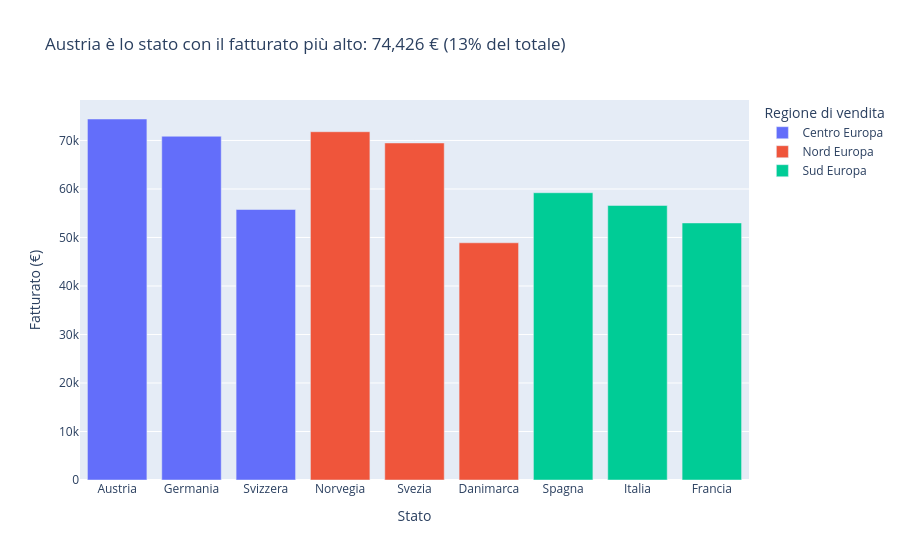

Here is the notebook cell this chart was saved with:
### Markdown cell above
### Task 4 · Definizione richiesta
**Criterio di scelta del grafico**

Il tipo di grafico si sceglie in base alla domanda e al tipo di dato da rappresentare, non all'estetica.

| Obiettivo | Grafico | Perché | Nel Task 4 |
|---|---|---|---|
| **Andamento nel tempo** | linee | l'asse x è ordinato e continuo; la linea collega punti consecutivi e rende visibili tendenze, picchi e oscillazioni | fatturato mensile 2023–2025 |
| **Confronto tra categorie** | barre | la lunghezza delle barre si confronta a colpo d'occhio; l'ordine delle categorie non ha significato temporale | (fatturato per stato, grafico Plotly opzionale) |
| **Distribuzione** | boxplot (o istogramma) | mostra mediana, quartili, dispersione e valori anomali, cioè molto più di una sola media | SalesAmount per categoria |
| **Relazione tra variabili** | heatmap o scatter | la heatmap riassume le correlazioni di molte coppie di variabili in una sola figura; lo scatter (non usato qui) mostra nel dettaglio la relazione tra due variabili | heatmap delle correlazioni delle variabili di resellers |

Usare il grafico sbagliato può nascondere l'informazione: una linea tra categorie suggerirebbe un ordine o una continuità che non esistono, mentre delle barre con le sole medie nasconderebbero l'asimmetria degli importi che il boxplot rende evidente.

In tutti i grafici il titolo enuncia il risultato (es. "Il churn è legato soprattutto a GiorniUltimoOrdine"), così il lettore riceve subito il messaggio e il grafico serve a verificarlo.

### Code cell
# Es 4 punto 3

# fatturato, quantità e transazioni per stato
by_state = (
    sales_full
    .groupby("State")
    .agg(
        Revenue=("SalesAmount", "sum"),
        TotalQuantity=("Quantity", "sum"),
        Transactions=("SalesID", "count"),
        SalesRegion=("SalesRegion", "first"),
    )
    .sort_values("Revenue", ascending=False)
    .reset_index()
)

# scontrino medio per stato
by_state["AvgTicket"] = (by_state["Revenue"] / by_state["Transactions"]).round(2)

# dati per il titolo
top_state = by_state.loc[0, "State"]
top_share = by_state.loc[0, "Revenue"] / by_state["Revenue"].sum()

fig = px.bar(
    by_state,
    x="State",
    y="Revenue",
    color="SalesRegion",
    hover_data={
        "Revenue": ":,.2f",
        "TotalQuantity": ":,.0f",
        "Transactions": True,
        "SalesRegion": False,
        "AvgTicket": ":,.2f",
    },
    labels={
        "State": "Stato",
        "Revenue": "Fatturato (€)",
        "TotalQuantity": "Quantità totale",
        "Transactions": "Transazioni",
        "SalesRegion": "Regione di vendita",
        "AvgTicket": "Scontrino medio (€)",
    },
    title=(
        f"{top_state} è lo stato con il fatturato più alto: "
        f"{by_state.loc[0, 'Revenue']:,.0f} € ({top_share:.0%} del totale)"
    ),
)

fig.show()

by_state

### Figure 1 — Plotly figure (JSON) as saved in the notebook; plotly's stock layout.template omitted (floating-point values rounded to 4 significant figures)
{"data": [{"customdata": [[1335, 278, "Centro Europa", 267.7], [1145, 232, "Centro Europa", 305.5], [933, 188, "Centro Europa", 296.6]], "hovertemplate": "Stato=%{x}<br>Fatturato (€)=%{y:,.2f}<br>Quantità totale=%{customdata[0]:,.0f}<br>Transazioni=%{customdata[1]}<br>Scontrino medio (€)=%{customdata[3]:,.2f}<extra></extra>", "legendgroup": "Centro Europa", "marker": {"color": "#636efa", "pattern": {"shape": ""}}, "name": "Centro Europa", "orientation": "v", "showlegend": true, "textposition": "auto", "type": "bar", "x": ["Austria", "Germania", "Svizzera"], "xaxis": "x", "y": [74430.0, 70870.0, 55770.0], "yaxis": "y"}, {"customdata": [[1240, 244, "Nord Europa", 294.3], [1144, 230, "Nord Europa", 302.1], [791, 159, "Nord Europa", 307.6]], "hovertemplate": "Stato=%{x}<br>Fatturato (€)=%{y:,.2f}<br>Quantità totale=%{customdata[0]:,.0f}<br>Transazioni=%{customdata[1]}<br>Scontrino medio (€)=%{customdata[3]:,.2f}<extra></extra>", "legendgroup": "Nord Europa", "marker": {"color": "#EF553B", "pattern": {"shape": ""}}, "name": "Nord Europa", "orientation": "v", "showlegend": true, "textposition": "auto", "type": "bar", "x": ["Norvegia", "Svezia", "Danimarca"], "xaxis": "x", "y": [71800.0, 69480.0, 48900.0], "yaxis": "y"}, {"customdata": [[1068, 214, "Sud Europa", 276.8], [908, 184, "Sud Europa", 307.6], [877, 171, "Sud Europa", 309.9]], "hovertemplate": "Stato=%{x}<br>Fatturato (€)=%{y:,.2f}<br>Quantità totale=%{customdata[0]:,.0f}<br>Transazioni=%{customdata[1]}<br>Scontrino medio (€)=%{customdata[3]:,.2f}<extra></extra>", "legendgroup": "Sud Europa", "marker": {"color": "#00cc96", "pattern": {"shape": ""}}, "name": "Sud Europa", "orientation": "v", "showlegend": true, "textposition": "auto", "type": "bar", "x": ["Spagna", "Italia", "Francia"], "xaxis": "x", "y": [59230.0, 56600.0, 52990.0], "yaxis": "y"}], "layout": {"barmode": "relative", "legend": {"title": {"text": "Regione di vendita"}, "tracegroupgap": 0}, "title": {"text": "Austria è lo stato con il fatturato più alto: 74,426 € (13% del totale)"}, "xaxis": {"anchor": "y", "domain": [0, 1], "title": {"text": "Stato"}}, "yaxis": {"anchor": "x", "domain": [0, 1], "title": {"text": "Fatturato (€)"}}}}
